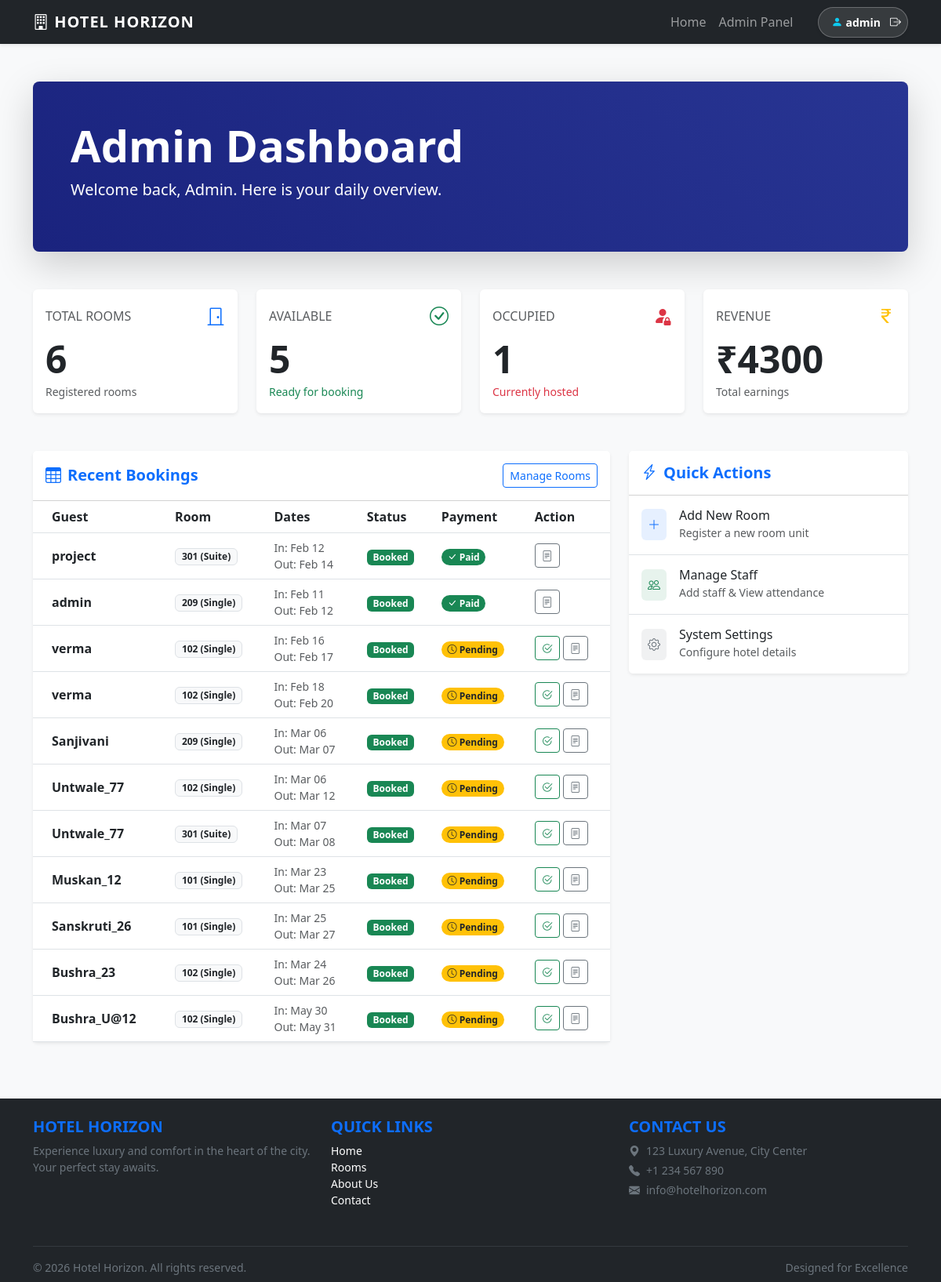
Screenshot of /custom-admin/ (signed in) with the database file from the repository.
### core/models.py (models this page shows, shortened)
class CustomUser(AbstractUser):
    ROLE_CHOICES = (
        ('guest', 'Guest'),
        ('staff', 'Staff'),
        ('admin', 'Admin'),
    )
    role = models.CharField(max_length=10, choices=ROLE_CHOICES, default='guest')
    phone = models.CharField(max_length=15, blank=True, null=True)
    profession = models.CharField(max_length=100, blank=True, null=True)

class Booking(models.Model):
    guest = models.ForeignKey(settings.AUTH_USER_MODEL, on_delete=models.CASCADE, related_name='bookings')
    room = models.ForeignKey(Room, on_delete=models.CASCADE, related_name='bookings')
    check_in = models.DateField()
    check_out = models.DateField()
    total_amount = models.DecimalField(max_digits=10, decimal_places=2, blank=True, null=True)
    payment_status = models.BooleanField(default=False)
    created_at = models.DateTimeField(auto_now_add=True)
    full_name = models.CharField(max_length=255, verbose_name="Guest Name")
    email = models.EmailField(verbose_name="Contact Email")
    phone = models.CharField(max_length=20, verbose_name="Contact Phone")
    address = models.TextField(blank=True, null=True)
    num_adults = models.PositiveIntegerField(default=1)
    num_children = models.PositiveIntegerField(default=0)
    id_proof_type = models.CharField(max_length=50, choices=[('aadhar', 'Aadhar Card'), ('passport', 'Passport'), ('dl', 'Driving License')], default='aadhar')
    id_proof_number = models.CharField(max_length=50)
    special_requests = models.TextField(blank=True, null=True)

class Room(models.Model):
    ROOM_TYPES = (
        ('single', 'Single'),
        ('double', 'Double'),
        ('suite', 'Suite'),
    )
    STATUS_CHOICES = (
        ('available', 'Available'),
        ('booked', 'Booked'),
        ('cleaning', 'Cleaning'),
    )
    room_number = models.CharField(max_length=10, unique=True)
    room_type = models.CharField(max_length=10, choices=ROOM_TYPES)
    price_per_night = models.DecimalField(max_digits=10, decimal_places=2)
    amenities = models.TextField(blank=True)
    status = models.CharField(max_length=10, choices=STATUS_CHOICES, default='available')
    image = models.ImageField(upload_to='rooms/', blank=True, null=True)

### core/views.py (the view)
    def wrapper(request, *args, **kwargs):
        if request.user.is_authenticated and request.user.role == 'admin':
            return view_func(request, *args, **kwargs)
        return redirect('login')

### templates/admin_dashboard.html
{% extends 'base.html' %}
{% block content %}
<div class="row mb-5">
    <div class="col-12 mt-4">
        <div class="p-5 text-white bg-dark rounded-3 shadow-lg"
            style="background: linear-gradient(45deg, #1a237e, #283593);">
            <h1 class="display-4 fw-bold">Admin Dashboard</h1>
            <p class="lead">Welcome back, Admin. Here is your daily overview.</p>
        </div>
    </div>
</div>
<div class="row g-4 mb-5">
    <div class="col-md-3">
        <div class="card border-0 shadow-sm h-100" style="border-left: 5px solid #0d6efd;">
            <div class="card-body">
                <div class="d-flex justify-content-between align-items-center mb-2">
                    <h6 class="text-muted text-uppercase mb-0">Total Rooms</h6>
                    <i class="bi bi-door-closed fs-4 text-primary"></i>
                </div>
                <h2 class="display-5 fw-bold text-dark mb-0">{{ total_rooms }}</h2>
                <small class="text-muted">Registered rooms</small>
            </div>
        </div>
    </div>
    <div class="col-md-3">
        <div class="card border-0 shadow-sm h-100" style="border-left: 5px solid #198754;">
            <div class="card-body">
                <div class="d-flex justify-content-between align-items-center mb-2">
                    <h6 class="text-muted text-uppercase mb-0">Available</h6>
                    <i class="bi bi-check-circle fs-4 text-success"></i>
                </div>
                <h2 class="display-5 fw-bold text-dark mb-0">{{ available_rooms }}</h2>
                <small class="text-success">Ready for booking</small>
            </div>
        </div>
    </div>
    <div class="col-md-3">
        <div class="card border-0 shadow-sm h-100" style="border-left: 5px solid #dc3545;">
            <div class="card-body">
                <div class="d-flex justify-content-between align-items-center mb-2">
                    <h6 class="text-muted text-uppercase mb-0">Occupied</h6>
                    <i class="bi bi-person-fill-lock fs-4 text-danger"></i>
                </div>
                <h2 class="display-5 fw-bold text-dark mb-0">{{ occupied_rooms }}</h2>
                <small class="text-danger">Currently hosted</small>
            </div>
        </div>
    </div>
    <div class="col-md-3">
        <div class="card border-0 shadow-sm h-100" style="border-left: 5px solid #ffc107;">
            <div class="card-body">
                <div class="d-flex justify-content-between align-items-center mb-2">
                    <h6 class="text-muted text-uppercase mb-0">Revenue</h6>
                    <i class="bi bi-currency-rupee fs-4 text-warning"></i>
                </div>
                <h2 class="display-5 fw-bold text-dark mb-0">₹{{ total_revenue|floatformat:0 }}</h2>
                <small class="text-muted">Total earnings</small>
            </div>
        </div>
    </div>
</div>
<div class="row">
    <div class="col-lg-8 mb-4">
        <div class="card border-0 shadow-sm">
            <div class="card-header bg-white py-3 d-flex justify-content-between align-items-center">
                <h5 class="mb-0 fw-bold text-primary"><i class="bi bi-table me-2"></i>Recent Bookings</h5>
                <a href="{% url 'room_list' %}" class="btn btn-sm btn-outline-primary">Manage Rooms</a>
            </div>
            <div class="table-responsive">
                <table class="table table-hover align-middle mb-0">
                    <thead class="bg-light">
                        <tr>
                            <th class="ps-4">Guest</th>
                            <th>Room</th>
                            <th>Dates</th>
                            <th>Status</th>
                            <th>Payment</th>
                            <th>Action</th>
                        </tr>
                    </thead>
                    <tbody>
                        {% for booking in bookings %}
                        <tr>
                            <td class="ps-4 fw-bold">{{ booking.guest.username }}</td>
                            <td>
                                <span class="badge bg-light text-dark border">
                                    {% with rn=booking.room.room_number %}{% with rt=booking.room.room_type|title %}
                                    {{ rn }} ({{ rt }})
                                    {% endwith %}{% endwith %}
                                </span>
                            </td>
                            <td>
                                <small class="d-block text-muted">In: {{ booking.check_in|date:"M d" }}</small>
                                <small class="d-block text-muted">Out: {{ booking.check_out|date:"M d" }}</small>
                            </td>
                            <td>
                                <span class="badge bg-success">Booked</span>
                            </td>
                            <td>
                                {% if booking.payment_status %}
                                <span class="badge bg-success rounded-pill"><i class="bi bi-check-lg"></i> Paid</span>
                                {% else %}
                                <span class="badge bg-warning text-dark rounded-pill"><i class="bi bi-clock"></i>
                                    Pending</span>
                                {% endif %}
                            </td>
                            <td>
                                {% if not booking.payment_status %}
                                <a href="{% url 'mark_booking_paid' booking.id %}"
                                    class="btn btn-sm btn-outline-success" title="Mark as Paid"><i
                                        class="bi bi-check2-circle"></i></a>
                                {% endif %}
                                <a href="{% url 'invoice' booking.id %}" class="btn btn-sm btn-outline-secondary"
                                    title="View Invoice"><i class="bi bi-file-text"></i></a>
                            </td>
                        </tr>
                        {% empty %}
                        <tr>
                            <td colspan="6" class="text-center py-4 text-muted">No recent bookings found.</td>
                        </tr>
                        {% endfor %}
                    </tbody>
                </table>
            </div>
        </div>
    </div>
    <div class="col-lg-4">
        <div class="card border-0 shadow-sm mb-4">
            <div class="card-header bg-white py-3">
                <h5 class="mb-0 fw-bold text-primary"><i class="bi bi-lightning-charge me-2"></i>Quick Actions</h5>
            </div>
            <div class="list-group list-group-flush">
                <a href="{% url 'add_room' %}"
                    class="list-group-item list-group-item-action py-3 d-flex align-items-center">
                    <div class="bg-primary bg-opacity-10 p-2 rounded me-3 text-primary">
                        <i class="bi bi-plus-lg"></i>
                    </div>
                    <div>
                        <h6 class="mb-0">Add New Room</h6>
                        <small class="text-muted">Register a new room unit</small>
                    </div>
                </a>
                <a href="{% url 'manage_staff' %}"
                    class="list-group-item list-group-item-action py-3 d-flex align-items-center">
                    <div class="bg-success bg-opacity-10 p-2 rounded me-3 text-success">
                        <i class="bi bi-people"></i>
                    </div>
                    <div>
                        <h6 class="mb-0">Manage Staff</h6>
                        <small class="text-muted">Add staff & View attendance</small>
                    </div>
                </a>
                <a href="#" class="list-group-item list-group-item-action py-3 d-flex align-items-center">
                    <div class="bg-secondary bg-opacity-10 p-2 rounded me-3 text-secondary">
                        <i class="bi bi-gear"></i>
                    </div>
                    <div>
                        <h6 class="mb-0">System Settings</h6>
                        <small class="text-muted">Configure hotel details</small>
                    </div>
                </a>
            </div>
        </div>
    </div>
</div>
{% endblock %}

### templates/base.html (shortened to what this page needs)
<!DOCTYPE html>
<html lang="en">
<head>
    <link href="https://cdn.jsdelivr.net/npm/bootstrap@5.3.0/dist/css/bootstrap.min.css" rel="stylesheet">
    <link rel="stylesheet" href="https://cdn.jsdelivr.net/npm/bootstrap-icons@1.11.3/font/bootstrap-icons.min.css">
</head>
<body class="d-flex flex-column min-vh-100">
    <nav class="navbar navbar-expand-lg navbar-dark bg-dark sticky-top shadow-sm">
        <div class="container">
            <a class="navbar-brand fw-bold" href="{% url 'home' %}">
                <i class="bi bi-building"></i> HOTEL HORIZON
            </a>
            <div class="collapse navbar-collapse" id="navbarNav">
                <ul class="navbar-nav ms-auto align-items-center">
                    <li class="nav-item"><a class="nav-link" href="{% url 'home' %}">Home</a></li>
                    {% if user.is_authenticated %}
                    {% if user.role == 'guest' %}
                    <li class="nav-item"><a class="nav-link" href="{% url 'home' %}#rooms">Book Room</a></li>
                    <li class="nav-item"><a class="nav-link" href="{% url 'guest_dashboard' %}">My Bookings</a></li>
                    {% elif user.role == 'staff' %}
                    <li class="nav-item"><a class="nav-link" href="{% url 'staff_dashboard' %}">Staff Dashboard</a></li>
                    {% elif user.role == 'admin' %}
                    <li class="nav-item"><a class="nav-link" href="{% url 'admin_dashboard' %}">Admin Panel</a></li>
                    {% endif %}
                    <li class="nav-item ms-md-4 d-flex align-items-center">
                        <div
                            class="d-flex align-items-center bg-white bg-opacity-10 py-1 ps-3 pe-1 rounded-pill border border-white border-opacity-25 shadow-sm">
                            <span class="text-white small fw-bold me-2">
                                <i class="bi bi-person-fill me-1 text-info"></i>{{ user.username }}
                            </span>
                            <form action="{% url 'logout' %}" method="post" class="d-inline">
                                <button type="submit" class="btn btn-outline-light border-0 btn-sm rounded-circle p-1"
                                    title="Logout">
                                    <i class="bi bi-box-arrow-right fw-bold text-white"></i>
                                </button>
                            </form>
                        </div>
                    </li>
                    {% else %}
                    <li class="nav-item"><a class="nav-link" href="{% url 'home' %}#rooms">Rooms</a></li>
                    <li class="nav-item"><a class="nav-link" href="{% url 'login' %}">Login</a></li>
                    <li class="nav-item"><a class="nav-link btn btn-primary text-white ms-2 rounded-pill px-3"
                            href="{% url 'register' %}">Sign Up</a></li>
                    {% endif %}
                </ul>
            </div>
        </div>
    </nav>
    <main class="flex-grow-1">
        <div class="container mt-4 mb-5">
            {% block content %}{% endblock %}
        </div>
    </main>
    <footer class="bg-dark text-white pt-4 pb-2 mt-auto">
        <div class="container">
            <div class="row">
                <div class="col-md-4 mb-3">
                    <h5 class="text-uppercase fw-bold text-primary">Hotel Horizon</h5>
                    <p class="small text-secondary">Experience luxury and comfort in the heart of the city. Your perfect
                        stay awaits.</p>
                </div>
                <div class="col-md-4 mb-3">
                    <h5 class="text-uppercase fw-bold text-primary">Quick Links</h5>
                    <ul class="list-unstyled small">
                        <li><a href="{% url 'home' %}" class="text-white text-decoration-none">Home</a></li>
                        <li><a href="{% url 'home' %}#rooms" class="text-white text-decoration-none">Rooms</a></li>
                        <li><a href="#" class="text-white text-decoration-none">About Us</a></li>
                        <li><a href="#" class="text-white text-decoration-none">Contact</a></li>
                    </ul>
                </div>
                <div class="col-md-4 mb-3">
                    <h5 class="text-uppercase fw-bold text-primary">Contact Us</h5>
                    <p class="small text-secondary mb-1"><i class="bi bi-geo-alt-fill me-2"></i>123 Luxury Avenue, City
                        Center</p>
                    <p class="small text-secondary mb-1"><i class="bi bi-telephone-fill me-2"></i>+1 234 567 890</p>
                    <p class="small text-secondary"><i class="bi bi-envelope-fill me-2"></i>info@hotelhorizon.com</p>
                </div>
            </div>
            <hr class="border-secondary">
            <div class="row align-items-center">
                <div class="col-md-6 text-center text-md-start">
                    <p class="small mb-0 text-secondary">&copy; 2026 Hotel Horizon. All rights reserved.</p>
                </div>
                <div class="col-md-6 text-center text-md-end">
                    <p class="small mb-0 text-secondary">Designed for Excellence</p>
                </div>
            </div>
        </div>
    </footer>
</body>
</html>

### rows the page displays
CustomUser: username "admin"
Booking: guest.username "project", room.room_number "301", room "Suite", check_in "Feb 12", check_out "Feb 14", payment_status True (drawn)
Booking: guest.username "admin", room.room_number "209", room "Single", check_in "Feb 11", check_out "Feb 12", payment_status True (drawn)
Booking: guest.username "verma", room.room_number "102", room "Single", check_in "Feb 16", check_out "Feb 17", payment_status False (drawn)
Booking: guest.username "verma", room.room_number "102", room "Single", check_in "Feb 18", check_out "Feb 20", payment_status False (drawn)
Booking: guest.username "Sanjivani", room.room_number "209", room "Single", check_in "Mar 06", check_out "Mar 07", payment_status False (drawn)
Booking: guest.username "Untwale_77", room.room_number "102", room "Single", check_in "Mar 06", check_out "Mar 12", payment_status False (drawn)
Booking: guest.username "Untwale_77", room.room_number "301", room "Suite", check_in "Mar 07", check_out "Mar 08", payment_status False (drawn)
Booking: guest.username "Muskan_12", room.room_number "101", room "Single", check_in "Mar 23", check_out "Mar 25", payment_status False (drawn)
Booking: guest.username "Sanskruti_26", room.room_number "101", room "Single", check_in "Mar 25", check_out "Mar 27", payment_status False (drawn)
Booking: guest.username "Bushra_23", room.room_number "102", room "Single", check_in "Mar 24", check_out "Mar 26", payment_status False (drawn)
Booking: guest.username "Bushra_U@12", room.room_number "102", room "Single", check_in "May 30", check_out "May 31", payment_status False (drawn)

### other values shown
{{ total_rooms }} "6"
{{ available_rooms }} "5"
{{ occupied_rooms }} "1"
{{ total_revenue|floatformat:0 }} "4300"
